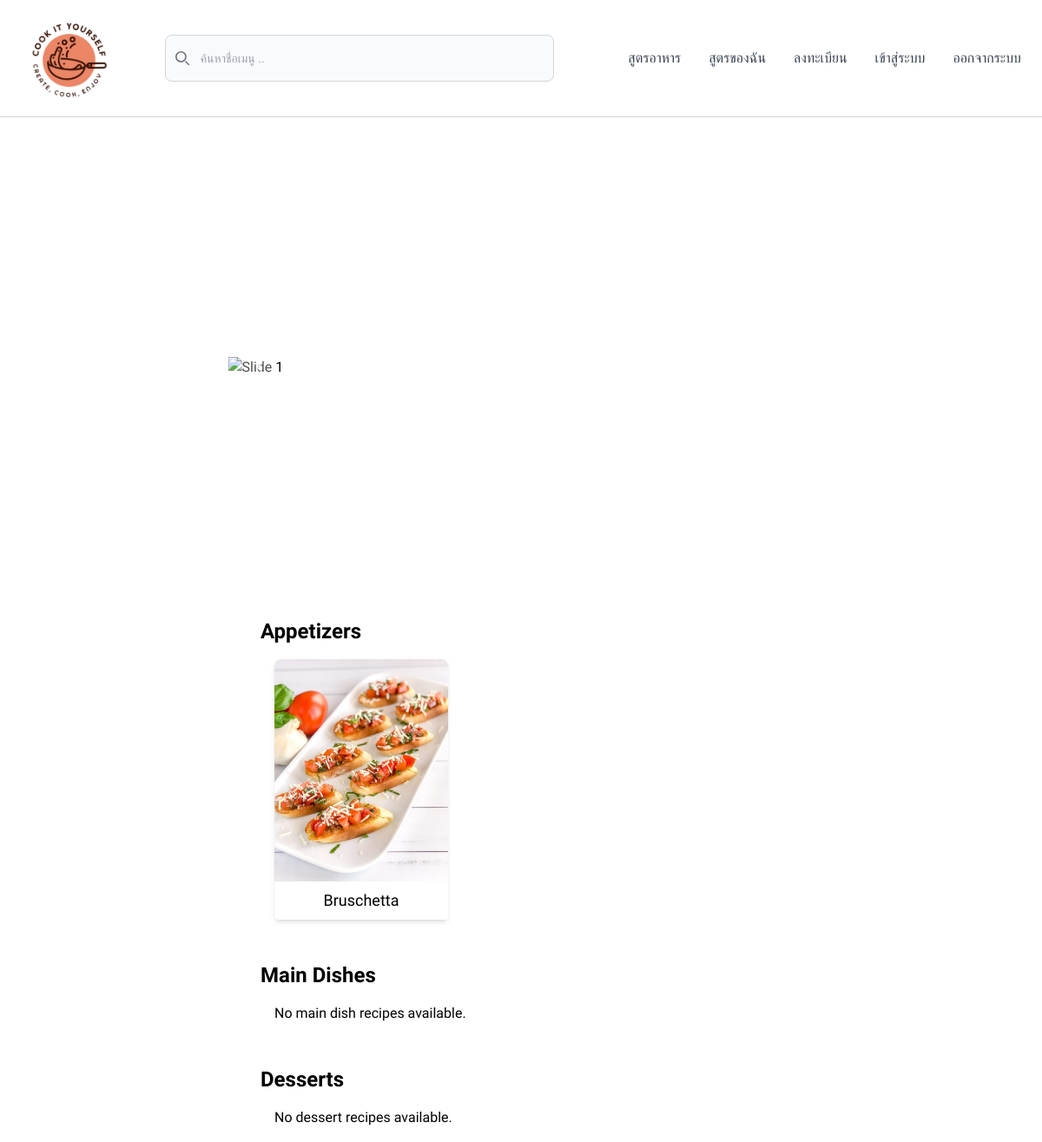
Before: / with the older database file.
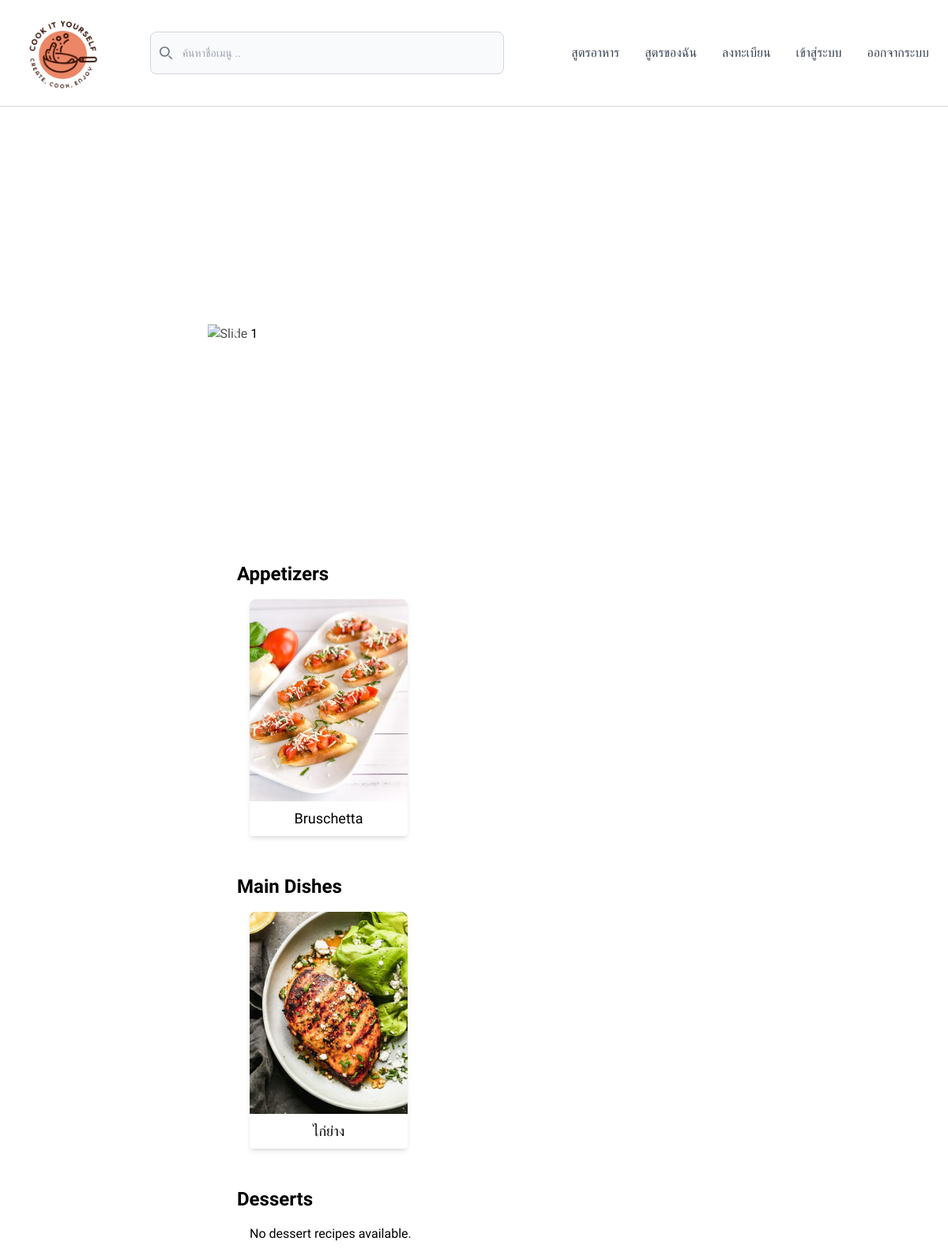
After: the same page with the newer database file.
### recipes/models.py (models this page shows, shortened)
class Recipe(models.Model):
    user = models.ForeignKey(User, related_name='recipes', on_delete=models.CASCADE)
    title = models.CharField(max_length=200, unique=True)
    category = models.CharField(max_length=50)
    difficulty = models.CharField(max_length=50)
    picture_url = models.ImageField(upload_to='recipes/images/', blank=True, null=True)
    instructions = models.TextField()

### recipes/views.py (the view)
# urls.py: 2. Add a URL to urlpatterns:  path('', views.home, name='home')
def home(request):
    appetizers = Recipe.objects.filter(category="Appetizer")
    main_dishes = Recipe.objects.filter(category="Main dish")
    desserts = Recipe.objects.filter(category="Dessert")
    return render(
        request,
        "recipes/home.html",
        {
            "appetizers": appetizers,
            "main_dishes": main_dishes,
            "desserts": desserts,
            "MEDIA_URL": settings.MEDIA_URL
        },
    )

### theme/templates/recipes/home.html (shortened to what this page needs)
{% extends 'recipes/base.html' %}
{% block main %}
{% load static %}
<div class="flex flex-col items-center justify-center md:h-64 w-3/4 mx-auto" style="margin-top: 160px;">
    <div id="default-carousel" class="relative w-3/4" data-carousel="slide">
        <div class="relative h-56 overflow-hidden rounded-lg md:h-[500px] touch-pan-x">
            <div class="hidden opacity-0 duration-1000 ease-in-out" data-carousel-item>
                <img src="{% static 'recipes/img/carousel-1.jpg' %}"
                    class="absolute block w-full -translate-x-1/2 -translate-y-1/2 top-1/2 left-1/2" alt="Slide 1">
            </div>
        </div>
        <div class="absolute z-30 flex -translate-x-1/2 bottom-5 left-1/2 space-x-3 rtl:space-x-reverse">
            <button type="button" class="w-3 h-3 rounded-full bg-white" data-carousel-slide-to="0"
                aria-label="Slide 1"></button>
            <button type="button" class="w-3 h-3 rounded-full bg-white" data-carousel-slide-to="1"
                aria-label="Slide 2"></button>
            <button type="button" class="w-3 h-3 rounded-full bg-white" data-carousel-slide-to="2"
                aria-label="Slide 3"></button>
        </div>
        <button type="button"
            class="absolute top-0 left-0 z-30 flex items-center justify-center h-full px-4 cursor-pointer"
            data-carousel-prev>
            <span
                class="inline-flex items-center justify-center w-10 h-10 rounded-full bg-white/30 hover:bg-white/50 focus:ring-4 focus:ring-white">
                <svg class="w-4 h-4 text-white" fill="none" stroke="currentColor" viewBox="0 0 24 24">
                    <path stroke-linecap="round" stroke-linejoin="round" stroke-width="2" d="M15 19l-7-7 7-7" />
                </svg>
            </span>
        </button>
        <button type="button"
            class="absolute top-0 right-0 z-30 flex items-center justify-center h-full px-4 cursor-pointer"
            data-carousel-next>
            <span
                class="inline-flex items-center justify-center w-10 h-10 rounded-full bg-white/30 hover:bg-white/50 focus:ring-4 focus:ring-white">
                <svg class="w-4 h-4 text-white" fill="none" stroke="currentColor" viewBox="0 0 24 24">
                    <path stroke-linecap="round" stroke-linejoin="round" stroke-width="2" d="M9 5l7 7-7 7" />
                </svg>
            </span>
        </button>
    </div>
</div>
<div class="w-full md:w-1/2 mx-auto mt-32">
    <h2 class="text-2xl font-bold mt-8">Appetizers</h2>
    <div id="appetizer-container"
        class="flex overflow-x-auto space-x-4 py-4 pl-4 snap-x snap-mandatory touch-pan-x scrollbar-hide touch-none">
        {% if appetizers %}
            {% for recipe in appetizers %}
                {% include 'recipes/components/recipe.html' with recipe=recipe %}
            {% endfor %}
        {% else %}
            <p>No appetizer recipes available.</p>
        {% endif %}
    </div>
    <h2 class="text-2xl font-bold mt-8">Main Dishes</h2>
    <div id="main-dish-container"
        class="flex overflow-x-auto space-x-4 py-4 pl-4 snap-x snap-mandatory touch-pan-x">
        {% if main_dishes %}
            {% for recipe in main_dishes %}
                {% include 'recipes/components/recipe.html' with recipe=recipe %}
            {% endfor %}
        {% else %}
            <p>No main dish recipes available.</p>
        {% endif %}
    </div>
    <h2 class="text-2xl font-bold mt-8">Desserts</h2>
    <div id="dessert-container"
        class="flex overflow-x-auto space-x-4 py-4 pl-4 snap-x snap-mandatory touch-pan-x">
        {% if desserts %}
            {% for recipe in desserts %}
                {% include 'recipes/components/recipe.html' with recipe=recipe %}
            {% endfor %}
        {% else %}
            <p>No dessert recipes available.</p>
        {% endif %}
    </div>
</div>
{% endblock %}

### theme/templates/recipes/components/recipe.html
<a href="{% url 'recipe-detail' recipe.id %}" class="block">
    <div class="recipe-card bg-white rounded shadow-md overflow-hidden flex flex-col items-center shadow-lg transition-all duration-700 hover:scale-110 cursor-pointer"
        style="flex: 0 0 auto; width: 200px; height: 300px;">
        <img src="{{ MEDIA_URL }}{{ recipe.picture_url }}" alt="{{ recipe.title }}" class="w-full h-64 object-cover rounded-t-lg">
        <h3 class="text-lg font-medium mt-2">{{ recipe.title }}</h3>
    </div>
</a>

Changed rows visible on the page:
added Recipe: picture_url (picture), title "ไก่ย่าง", shown under "Main Dishes"
Other visible differences:
text no longer shown: "No main dish recipes available."
